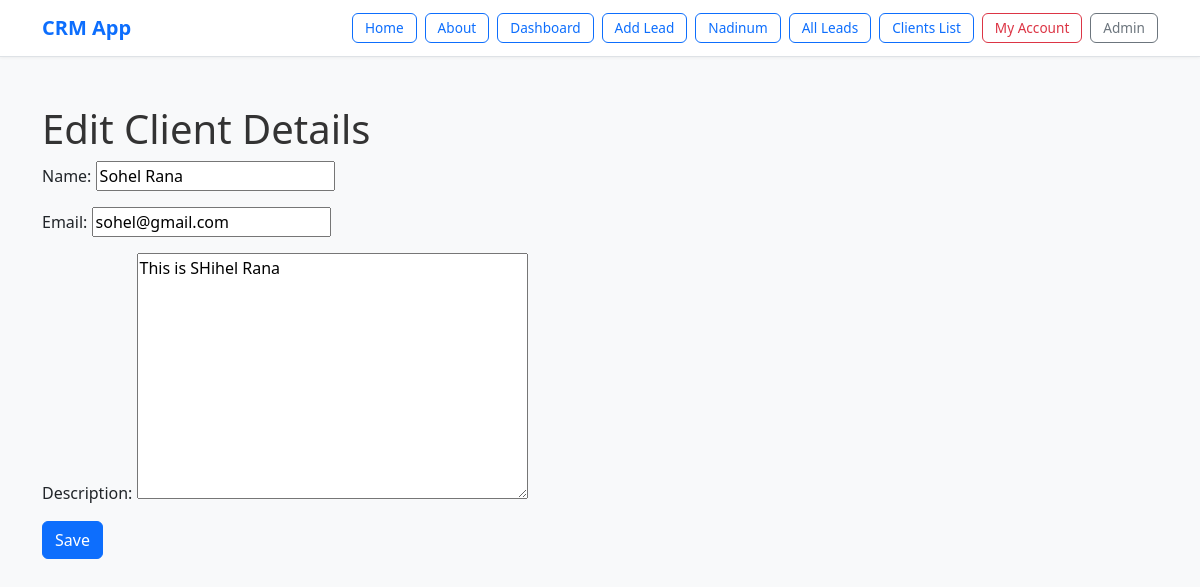
The app's page /client_list/14/edit (signed in) with its own data.
### client/models.py (models this page shows, shortened)
class Client(models.Model):
    name=models.CharField(max_length=50)
    team=models.ForeignKey(Team, related_name='clients', on_delete=models.CASCADE)
    email=models.EmailField()
    description=models.TextField(blank=True, null=True)
    created_by=models.ForeignKey(User, related_name='clients', on_delete=models.CASCADE)
    created_at=models.DateTimeField(auto_now_add=True)
    modified_at=models.DateTimeField(auto_now=True)
    class Meta:
        ordering = ('name',)  # ✅ tuple

### client/views.py (the view)
# urls.py: path("<int:pk>/edit", views.edit_clients, name='client_edit'),
@login_required
def edit_clients(request, pk):
    client = get_object_or_404(Client, created_by=request.user, pk=pk)
    if request.method == "POST":
        form = AddClientForm(request.POST, instance=client)
        if form.is_valid():
            form.save()
            messages.success(request, 'The changes were saved.')
            return redirect('client_list')
        else:
            messages.error(request, 'Please correct the error below.')
    else:
        form = AddClientForm(instance=client)
    return render(request, 'client/client_edit.html', {
        'form': form,
        'client': client,
    })

### client/forms.py
class AddClientForm(forms.ModelForm):
    class Meta:
        model=Client
        fields=('name','email','description',)

### client/templates/client/client_edit.html (shortened to what this page needs)
{% extends 'crm/base.html' %}
{% block content %}
<h1>Edit Client Details</h1>
<form method="post">
    {{ form.as_p }}
    <button type="submit" class="btn btn-primary">Save</button>
</form>
{% endblock %}

### crm/templates/crm/base.html (style rules this page uses)
body { font-family: "Segoe UI", Roboto, sans-serif; background-color: #f8f9fa; }
.container h1, .container h3 { color: #333; }

### records on screen
Client: name "Sohel Rana", email "sohel@gmail.com", description "This is SHihel Rana"
